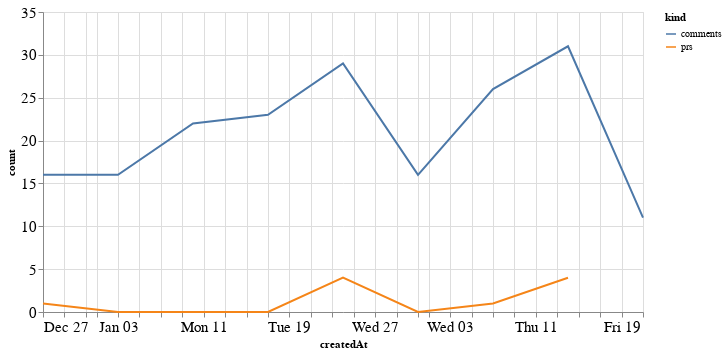

Write notebook code for a chart like this one.
### Code cell
alt.Chart(total_time, width=600).mark_line().encode(
    x='createdAt',
    y='count',
    color='kind'
)

### Figure 1 — Vega-Lite specification as saved in the notebook (floating-point values rounded to 4 significant figures)
{"config": {"axisLeft": {"labelFontSize": 15}, "axisBottom": {"labelFontSize": 15}}, "data": {"name": "data-a82c7b6c51358e6ab119d662b7950d1b"}, "mark": "line", "encoding": {"color": {"type": "nominal", "field": "kind"}, "x": {"type": "temporal", "field": "createdAt"}, "y": {"type": "quantitative", "field": "count"}}, "width": 600, "$schema": "https://vega.github.io/schema/vega-lite/v4.8.1.json", "datasets": {"data-a82c7b6c51358e6ab119d662b7950d1b": [{"createdAt": "2020-12-27T00:00:00", "kind": "prs", "count": 1.0}, {"createdAt": "2021-01-03T00:00:00", "kind": "prs", "count": 0.0}, {"createdAt": "2021-01-10T00:00:00", "kind": "prs", "count": 0.0}, {"createdAt": "2021-01-17T00:00:00", "kind": "prs", "count": 0.0}, {"createdAt": "2021-01-24T00:00:00", "kind": "prs", "count": 4.0}, {"createdAt": "2021-01-31T00:00:00", "kind": "prs", "count": 0.0}, {"createdAt": "2021-02-07T00:00:00", "kind": "prs", "count": 1.0}, {"createdAt": "2021-02-14T00:00:00", "kind": "prs", "count": 4.0}, {"createdAt": "2021-02-21T00:00:00", "kind": "prs", "count": null}, {"createdAt": "2020-12-27T00:00:00", "kind": "comments", "count": 16.0}, {"createdAt": "2021-01-03T00:00:00", "kind": "comments", "count": 16.0}, {"createdAt": "2021-01-10T00:00:00", "kind": "comments", "count": 22.0}, {"createdAt": "2021-01-17T00:00:00", "kind": "comments", "count": 23.0}, {"createdAt": "2021-01-24T00:00:00", "kind": "comments", "count": 29.0}, {"createdAt": "2021-01-31T00:00:00", "kind": "comments", "count": 16.0}, {"createdAt": "2021-02-07T00:00:00", "kind": "comments", "count": 26.0}, {"createdAt": "2021-02-14T00:00:00", "kind": "comments", "count": 31.0}, {"createdAt": "2021-02-21T00:00:00", "kind": "comments", "count": 11.0}]}}
